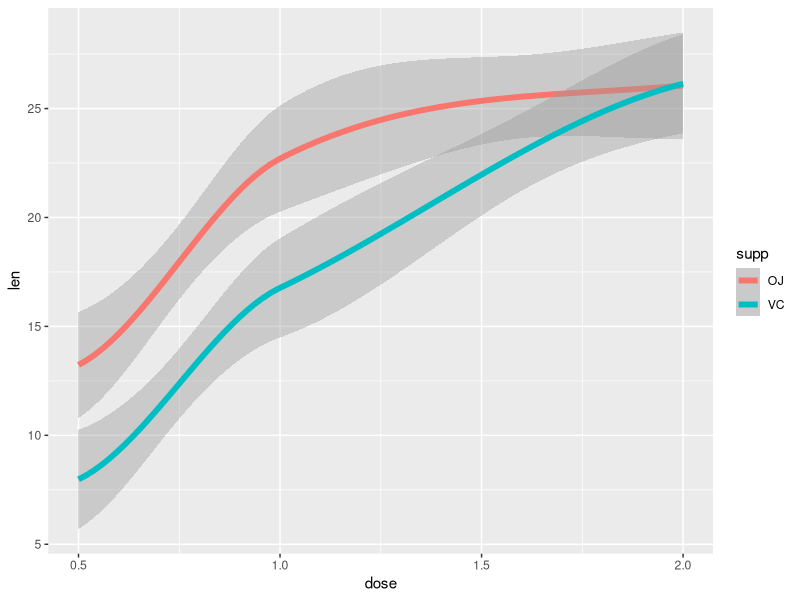

Here is the R script that generated this plot:
## ---- chunk 1
set.seed(123) # this ensures that any psuedo-random computations are always the same
## ---- chunk 2

# UNCOMMENT THE CODE

R.version

sessionInfo()
## ---- chunk 3

library(tidyverse)
sessionInfo()
## ---- chunk 4

iris_tibble = as_tibble(ToothGrowth)
print(iris_tibble)

## ---- chunk 5

filter(ToothGrowth, supp == "OJ")



## ---- chunk 6

filter(ToothGrowth, supp == "VC", dose >= 1.0)



## ---- chunk 7
tooth_growth_tibble = as_tibble(ToothGrowth)

tooth_growth_tibble %>%
  group_by(supp) %>%
  summarise(mean(len))
## ---- chunk 8

ggplot(ToothGrowth, aes(x = dose, y = len, color = supp)) +
  geom_smooth(size = 2)


